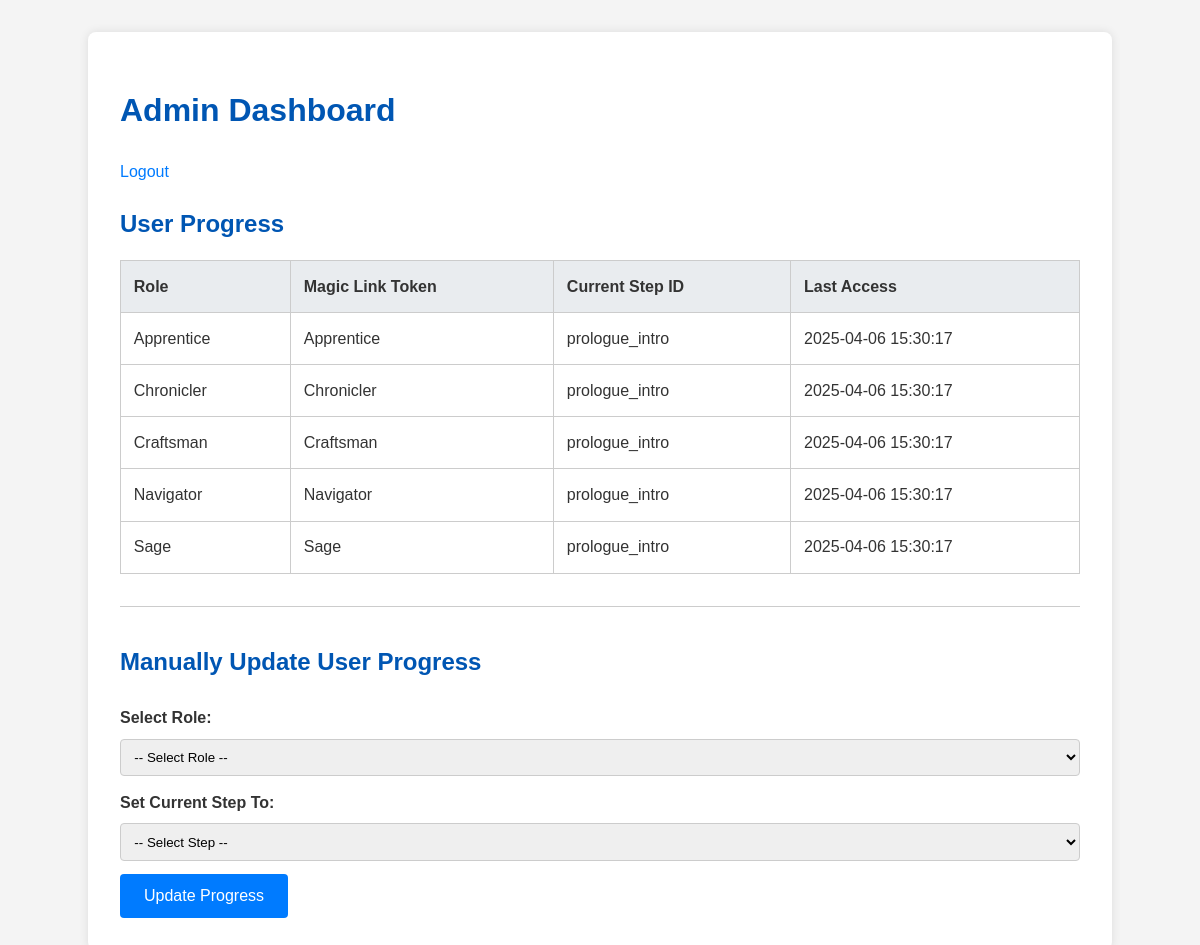
The page /admin/index.php (signed in) on the database its author committed.
### tables this page shows
CREATE TABLE IF NOT EXISTS users (
    id INT AUTO_INCREMENT PRIMARY KEY,
    role VARCHAR(50) NOT NULL UNIQUE,  
    magic_token VARCHAR(255) NOT NULL UNIQUE,  
    current_step VARCHAR(100) NOT NULL,  
    last_access TIMESTAMP DEFAULT CURRENT_TIMESTAMP ON UPDATE CURRENT_TIMESTAMP
);

### public/admin/index.php (the view, shortened to what this page needs)
<?php
$pdo = get_db_connection();
$users = [];
if ($pdo) {
    try {
        $stmt = $pdo->query("SELECT role, magic_token, current_step, last_access FROM users ORDER BY role");
        $users = $stmt->fetchAll();
    } catch (PDOException $e) {
        die("Error fetching user data: " . $e->getMessage());
    }
} else {
    die("Database connection failed.");
}
?>
<!DOCTYPE html>
<html lang="en">
<head>
    <link rel="stylesheet" href="/assets/style.css">
</head>
<body>
    <div class="container">
        <h1>Admin Dashboard</h1>
        <p><a href="/admin/logout.php">Logout</a></p>
        <h2>User Progress</h2>
        <table>
            <thead>
                <tr>
                    <th>Role</th>
                    <th>Magic Link Token</th>
                    <th>Current Step ID</th>
                    <th>Last Access</th>
                </tr>
            </thead>
            <tbody>
                <?php if (empty($users)): ?>
                    <tr><td colspan="4">No users found in the database.</td></tr>
                <?php else: ?>
                    <?php foreach ($users as $user): ?>
                        <tr>
                            <td><?php echo htmlspecialchars($user['role']); ?></td>
                            <td><?php echo htmlspecialchars($user['magic_token']); ?></td>
                            <td><?php echo htmlspecialchars($user['current_step']); ?></td>
                            <td><?php echo htmlspecialchars($user['last_access']); ?></td>
                        </tr>
                    <?php endforeach; ?>
                <?php endif; ?>
            </tbody>
        </table>
        <div class="update-form">
            <h2>Manually Update User Progress</h2>
            <form method="POST">
                <div>
                    <label for="role">Select Role:</label>
                    <select id="role" name="role" required>
                        <option value="">-- Select Role --</option>
                    </select>
                </div>
                <div>
                    <label for="new_step">Set Current Step To:</label>
                    <select id="new_step" name="new_step" required>
                        <option value="">-- Select Step --</option>
                    </select>
                </div>
                <button type="submit">Update Progress</button>
            </form>
        </div>
    </div>
</body>
</html>

### public/assets/style.css (style rules this page uses)
body { font-family: sans-serif; line-height: 1.6; margin: 0; padding: 0; background-color: #f4f4f4; color: #333; }
.container { width: 80%; margin: 2em auto; padding: 2em; background-color: #fff; box-shadow: 0 0 10px rgba(0, 0, 0, 0.1); border-radius: 8px; }
h1, h2, h3 { color: #0056b3; margin-bottom: 0.7em; }
p { margin-bottom: 1em; }
a { color: #007bff; text-decoration: none; }
form { margin-top: 1.5em; }
label { display: block; margin-bottom: 0.5em; font-weight: bold; }
input[type="text"], input[type="number"], input[type="password"], input[type="email"], textarea, select { width: 100%; padding: 0.7em; margin-bottom: 1em; border: 1px solid #ccc; border-radius: 4px; box-sizing: border-box; }
button, input[type="submit"] { display: inline-block; background-color: #007bff; color: white; padding: 0.8em 1.5em; border: none; border-radius: 4px; cursor: pointer; font-size: 1em; transition: background-color 0.3s ease; }

### public/admin/index.php (style rules this page uses)
table { width: 100%; border-collapse: collapse; margin-top: 1em; }
th, td { border: 1px solid #ccc; padding: 0.8em; text-align: left; }
th { background-color: #e9ecef; }
.update-form { margin-top: 2em; padding-top: 1em; border-top: 1px solid #ccc; }

### rows shown on the page
users: role "Apprentice", magic_token "Apprentice", current_step "prologue_intro", last_access "2025-04-06 15:30:17"
users: role "Chronicler", magic_token "Chronicler", current_step "prologue_intro", last_access "2025-04-06 15:30:17"
users: role "Craftsman", magic_token "Craftsman", current_step "prologue_intro", last_access "2025-04-06 15:30:17"
users: role "Navigator", magic_token "Navigator", current_step "prologue_intro", last_access "2025-04-06 15:30:17"
users: role "Sage", magic_token "Sage", current_step "prologue_intro", last_access "2025-04-06 15:30:17"
